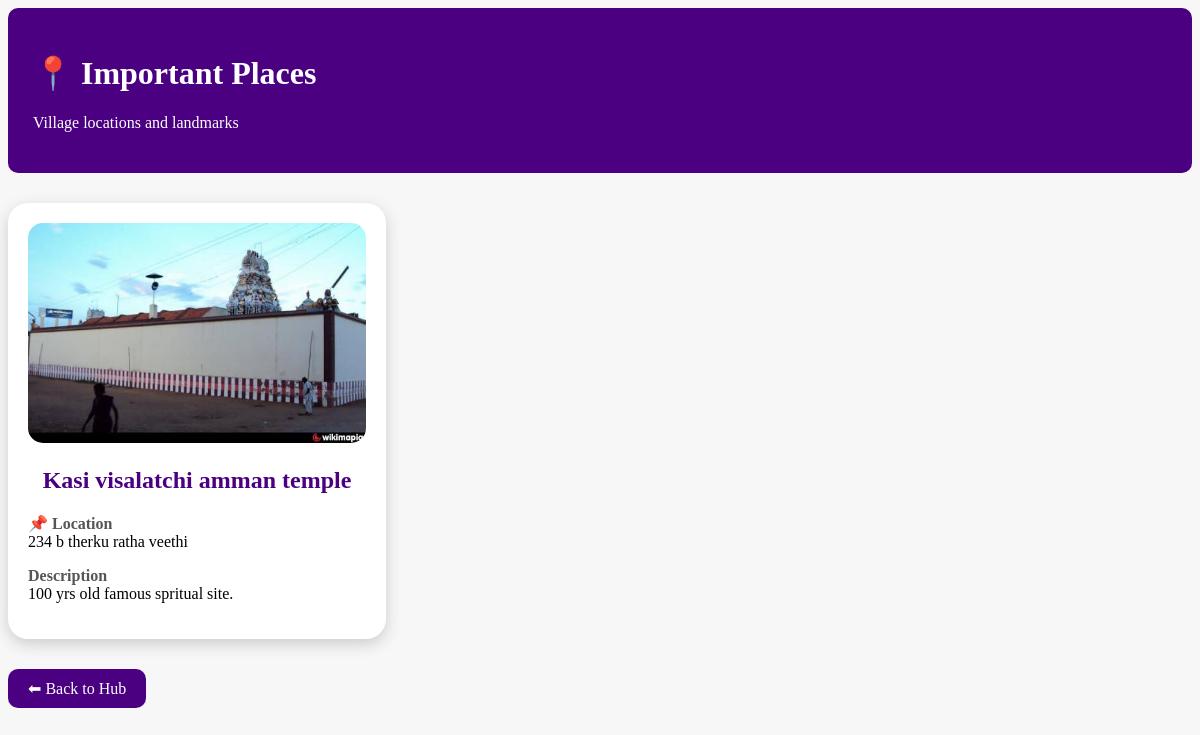
Screenshot of /citizen/village_hub/important_places.php with the database file from the repository.
### tables this page shows
CREATE TABLE `important_places` (
  `id` int(11) NOT NULL,
  `place_name` varchar(150) NOT NULL,
  `location` varchar(255) DEFAULT NULL,
  `description` text DEFAULT NULL,
  `image` varchar(255) DEFAULT NULL
);

### citizen/village_hub/important_places.php (the view, shortened to what this page needs)
<?php
include("../../db.php");
$result = $conn->query("SELECT * FROM important_places ORDER BY id DESC");
?>
<!DOCTYPE html>
<html>
<head>
</head>
<body>
<div class="header">
<h1>📍 Important Places</h1>
<p>Village locations and landmarks</p>
</div>
<div class="container">
<?php
if($result && $result->num_rows>0)
{
while($row=$result->fetch_assoc())
{
?>
<div class="card">
<?php
if(!empty($row['image']))
{
?>
<img src="../../assets/images/<?php echo $row['image']; ?>">
<?php
}
else
{
?>
<div class="icon">
📍
</div>
<?php
}
?>
<h2>
<?php echo $row['place_name']; ?>
</h2>
<div class="info">
<p>
<span class="label">
📌 Location
</span>
<br>
<?php echo $row['location']; ?>
</p>
<p>
<span class="label">
Description
</span>
<br>
<?php echo $row['description']; ?>
</p>
</div>
</div>
<?php
}
}
?>
</div>
<a class="back" href="village_hub_dashboard.php">
⬅ Back to Hub
</a>
</body>
</html>

### citizen/village_hub/important_places.php (style rules this page uses)
body { font-family:'Playfair Display',serif; background:#f7f7f7; }
.header { background:indigo; color:white; padding:25px; border-radius:10px; position:relative; }
.container { margin-top:30px; display:grid; grid-template-columns:repeat(3,1fr); gap:25px; }
.card { background:white; padding:20px; border-radius:20px; box-shadow:0 5px 15px #ccc; transition:.3s; }
.card img { width:100%; height:220px; object-fit:cover; border-radius:15px; }
h2 { color:indigo; text-align:center; }
.info { margin-top:15px; }
.label { font-weight:bold; color:#555; }
.back { display:inline-block; margin-top:30px; padding:10px 20px; background:indigo; color:white; border-radius:10px; text-decoration:none; }

### rows the page displays
important_places: image (picture), place_name "Kasi visalatchi amman temple", location "234 b therku ratha veethi", description "100 yrs old famous spritual site."
